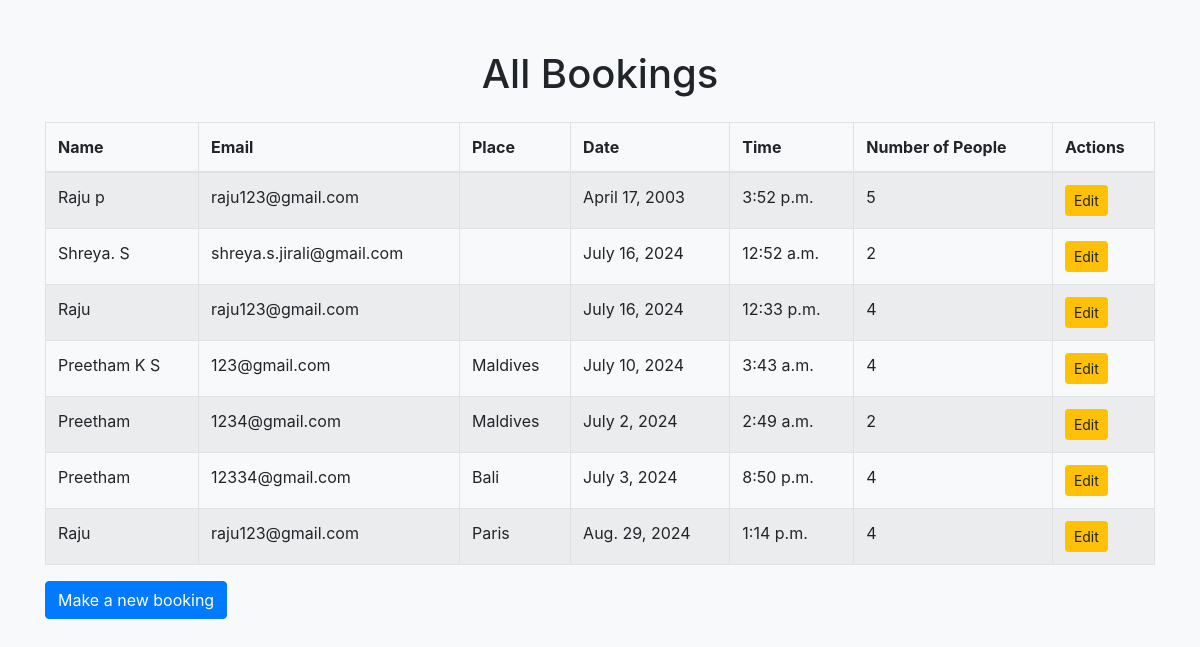
The page /bookings/ on the database its author committed.
### main/models.py (models this page shows, shortened)
class Booking(models.Model):
    name = models.CharField(max_length=100)
    email = models.EmailField()
    place = models.CharField(max_length=100, blank=True)
    date = models.DateField()
    time = models.TimeField()
    number_of_people = models.IntegerField()

### main/views.py (the view)
# urls.py: path('bookings/', views.bookings, name='bookings'),
def bookings(request):
    all_bookings = Booking.objects.all()
    return render(request, 'main/bookings.html', {'bookings': all_bookings})

### main/context_processor.py (called while the page is built)
def example_context(request):
    return {
        'example_variable': 'This is an example context variable',
        'user_is_authenticated': request.user.is_authenticated,
    }

### main/templates/main/bookings.html (shortened to what this page needs)
<!DOCTYPE html>
<html lang="en">
<head>
    <link rel="stylesheet" href="https://maxcdn.bootstrapcdn.com/bootstrap/4.5.2/css/bootstrap.min.css">
</head>
<body>
    <div class="container">
        <h1 class="text-center mb-4">All Bookings</h1>
        <table class="table table-striped table-bordered">
            <thead>
                <tr>
                    <th>Name</th>
                    <th>Email</th>
                    <th>Place</th>
                    <th>Date</th>
                    <th>Time</th>
                    <th>Number of People</th>
                    <th>Actions</th>
                </tr>
            </thead>
            <tbody>
                {% for booking in bookings %}
                <tr>
                    <td>{{ booking.name }}</td>
                    <td>{{ booking.email }}</td>
                    <td>{{ booking.place }}</td>
                    <td>{{ booking.date }}</td>
                    <td>{{ booking.time }}</td>
                    <td>{{ booking.number_of_people }}</td>
                    <td>
                        <a href="{% url 'edit_booking' booking.pk %}" class="btn btn-warning btn-sm btn-edit">Edit</a>
                    </td>
                </tr>
                {% endfor %}
            </tbody>
        </table>
        <a href="{% url 'book' %}" class="btn btn-primary">Make a new booking</a>
    </div>
</body>
</html>

### main/templates/main/bookings.html (style rules this page uses)
body { background-color: #f8f9fa; }
.container { margin-top: 50px; }
table { margin-bottom: 30px; }
.btn-edit { margin-right: 10px; }

### rows shown on the page
Booking: name "Raju p", email "raju123@gmail.com", date "April 17, 2003", time "3:52 p.m.", number_of_people "5"
Booking: name "Shreya. S", email "shreya.s.jirali@gmail.com", date "July 16, 2024", time "12:52 a.m.", number_of_people "2"
Booking: name "Raju", email "raju123@gmail.com", date "July 16, 2024", time "12:33 p.m.", number_of_people "4"
Booking: name "Preetham K S", email "123@gmail.com", place "Maldives", date "July 10, 2024", time "3:43 a.m.", number_of_people "4"
Booking: name "Preetham", email "1234@gmail.com", place "Maldives", date "July 2, 2024", time "2:49 a.m.", number_of_people "2"
Booking: name "Preetham", email "12334@gmail.com", place "Bali", date "July 3, 2024", time "8:50 p.m.", number_of_people "4"
Booking: name "Raju", email "raju123@gmail.com", place "Paris", date "Aug. 29, 2024", time "1:14 p.m.", number_of_people "4"
